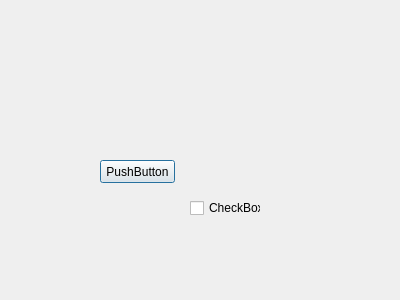
<?xml version="1.0" encoding="UTF-8"?>
<ui version="4.0">
 <class>Dialog</class>
 <widget class="QDialog" name="Dialog">
  <property name="geometry">
   <rect>
    <x>0</x>
    <y>0</y>
    <width>400</width>
    <height>300</height>
   </rect>
  </property>
  <property name="windowTitle">
   <string>Dialog</string>
  </property>
  <widget class="QPushButton" name="pushButton">
   <property name="geometry">
    <rect>
     <x>100</x>
     <y>160</y>
     <width>75</width>
     <height>23</height>
    </rect>
   </property>
   <property name="text">
    <string>PushButton</string>
   </property>
  </widget>
  <widget class="QCheckBox" name="checkBox">
   <property name="geometry">
    <rect>
     <x>190</x>
     <y>200</y>
     <width>71</width>
     <height>16</height>
    </rect>
   </property>
   <property name="text">
    <string>CheckBox</string>
   </property>
  </widget>
  <widget class="QWidget" name="formLayoutWidget">
   <property name="geometry">
    <rect>
     <x>190</x>
     <y>50</y>
     <width>160</width>
     <height>80</height>
    </rect>
   </property>
   <layout class="QFormLayout" name="formLayout"/>
  </widget>
 </widget>
 <resources/>
 <connections/>
</ui>
